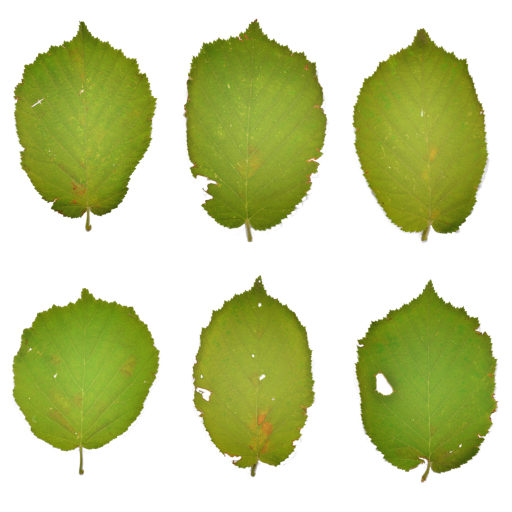
#> input picture assets_src/leaf_color.png, 1024 x 1024 px (shown at 1/2 size)
$ python gen_textures.py
#> lines starting #> are read from the running program, lines starting #| are printed output that depends on the picture
# Oyun için özel dokuları üretir: yaprak kümesi, çam dalı, buğday, kilim, su normali, duman.
# Kullanım: python3 gen_textures.py  (çıktı: ../www/tex)
import math, random, os
from PIL import Image, ImageDraw, ImageFilter, ImageEnhance, ImageChops

OUT = os.path.join(os.path.dirname(__file__), '..', 'www', 'tex')
os.makedirs(OUT, exist_ok=True)
random.seed(7)

# ---------- Yaprak kümesi ----------
col = Image.open('leaf_color.png').convert('RGB')
opa = Image.open('leaf_opacity.png').convert('L')
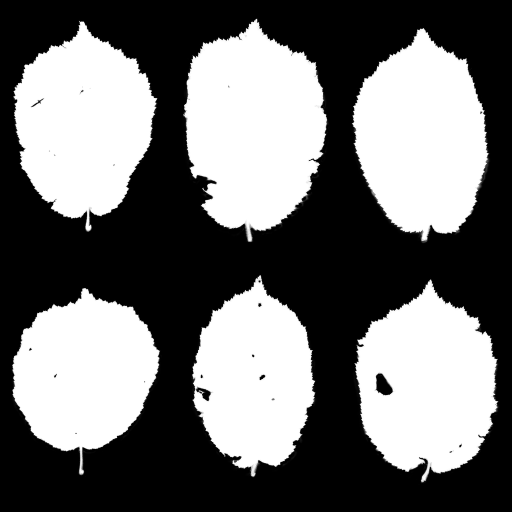
#> input picture assets_src/leaf_opacity.png, 1024 x 1024 px (shown at 1/2 size)
#> opa is the input picture: PIL image 1024x1024 L; min 0, max 255, mean 112.3
leaf = col.copy(); leaf.putalpha(opa)
leaves = []
for cx in (280, 510, 750):
    for cy in (330, 690):
        box = (cx - 120, cy - 160, cx + 120, cy + 160)
        l = leaf.crop(box)
        bb = l.getchannel('A').point(lambda v: 255 if v > 20 else 0).getbbox()
        if bb: leaves.append(l.crop(bb))
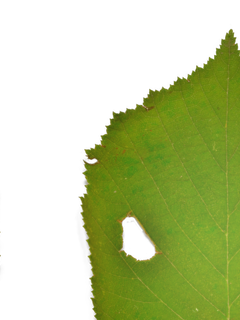
#> l: PIL image 240x320 RGBA; mean R, G, B, A 53.1, 65.8, 16.1, 113.6; transparent parts drawn white
#> after the loop, leaves = 6 items

def tint(im, rgb, bright):
    r, g, b, a = im.split()
    gray = Image.merge('RGB', (r, g, b)).convert('L')
    gray = ImageEnhance.Contrast(gray).enhance(1.3)
    out = Image.merge('RGB', [gray.point(lambda v, c=c: min(255, int(v * c * bright))) for c in rgb])
    out.putalpha(a)
    return out

def bleed(img):
    # şeffaf alanların RGB'sini komşu renklerle doldur (mipmap kenar kararmasını önler)
    a = img.getchannel('A')
    rgb = img.convert('RGB')
    for _ in range(6):
        blur = rgb.filter(ImageFilter.BoxBlur(4))
        mask = a.point(lambda v: 255 if v > 8 else 0)
        rgb = Image.composite(rgb, blur, mask)
        a = a.filter(ImageFilter.MaxFilter(9))
    out = rgb.copy(); out.putalpha(img.getchannel('A'))
    return out

def clump(palette, path, size=512, n=1500, twig='#4a3523'):
    img = Image.new('RGBA', (size, size), (70, 100, 45, 0))
    d = ImageDraw.Draw(img)
    c = size / 2
    # dallar
    for k in range(7):
        a = random.uniform(0, math.tau)
        d.line([(c, c + 40), (c + math.cos(a) * 170, c + math.sin(a) * 150)], fill=twig, width=random.randint(3, 6))
    for k in range(n):
        t = k / n  # sonradan konanlar dışta ve aydınlık
        while True:
            x, y = random.uniform(-1, 1), random.uniform(-1, 1)
            if x * x + y * y < 1: break
        rr = 0.55 + 0.45 * t
        px, py = c + x * 215 * rr, c + y * 215 * rr
        base = random.choice(leaves)
        s = random.uniform(0.075, 0.12)
        lf = base.resize((max(4, int(base.width * s)), max(4, int(base.height * s))), Image.LANCZOS)
        lf = lf.rotate(random.uniform(0, 360), expand=True, resample=Image.BICUBIC)
        shade = 0.45 + 0.55 * t
        shade *= 1.0 - 0.25 * max(0, (py - c) / c)  # alt taraf gölgede
        rgb = random.choice(palette)
        lf = tint(lf, rgb, shade * random.uniform(0.85, 1.12))
        img.alpha_composite(lf, (int(px - lf.width / 2), int(py - lf.height / 2)))
    img = bleed(img)
    img.save(os.path.join(OUT, path), optimize=True)

clump([(0.42, 0.62, 0.26), (0.36, 0.56, 0.22), (0.48, 0.66, 0.3), (0.33, 0.5, 0.2)], 'foliage_green.png')
#> the loop in clump, `for k in range(n):` made 1500 passes
#> (s, rgb) on passes 1 to 3: (0.0806, (0.42, 0.62, 0.26)), (0.1, (0.33, 0.5, 0.2)), (0.0831, (0.36, 0.56, 0.22))
#> pass 1, in clump, `base = random.choice(leaves)`:
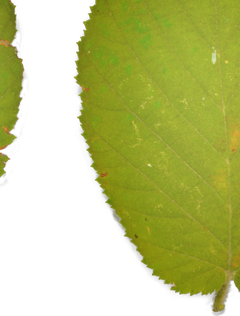
#> base: PIL image 240x316 RGBA; mean R, G, B, A 85.8, 92.2, 25, 145.8; transparent parts drawn white
clump([(0.95, 0.55, 0.16), (0.85, 0.36, 0.12), (0.98, 0.72, 0.25), (0.7, 0.3, 0.1)], 'foliage_autumn.png')
#> the loop in clump (call 2), `for k in range(7):` made 7 passes
#> a on passes 1 to 7: 5.96, 5.25, 2.16, 5.49, 0.552, 6.22, 6.22
#> the loop in clump (call 2), `for k in range(n):` made 1500 passes
#> (s, rgb) on passes 1 to 3: (0.101, (0.7, 0.3, 0.1)), (0.0812, (0.7, 0.3, 0.1)), (0.0937, (0.85, 0.36, 0.12))
#> pass 1, in clump (call 2), `base = random.choice(leaves)`:
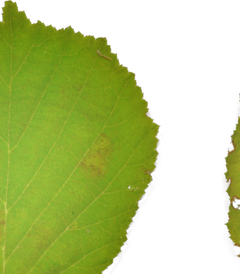
#> base: PIL image 240x274 RGBA; mean R, G, B, A 72, 87.3, 21.5, 135.8; transparent parts drawn white
#> after the loop in bleed (call 2), `for _ in range(6):`:
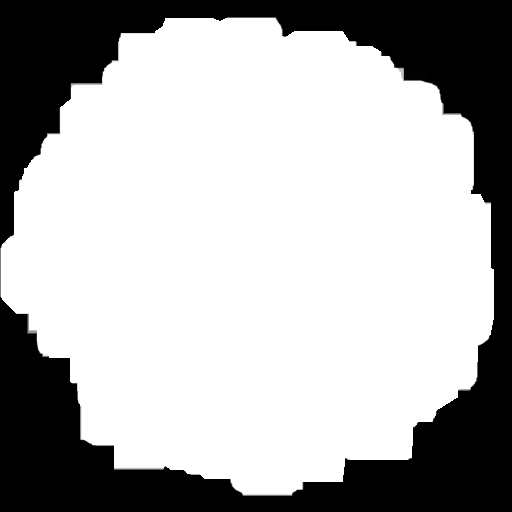
#> a: PIL image 512x512 L; min 0, max 255, mean 176.4
clump([(0.62, 0.78, 0.32), (0.55, 0.74, 0.3), (0.7, 0.82, 0.38)], 'foliage_spring.png')
#> call 3 of clump, with path = 'foliage_spring.png', size = 512, n = 1500, twig = '#4a3523'
#> the loop in clump (call 3), `for k in range(7):` made 7 passes
#> a on passes 1 to 7: 3.83, 3.25, 1.7, 1.49, 6, 6.22, 3.95
#> the loop in clump (call 3), `for k in range(n):` made 1500 passes
#> (s, rgb) on passes 1 to 3: (0.0908, (0.7, 0.82, 0.38)), (0.0918, (0.7, 0.82, 0.38)), (0.1, (0.7, 0.82, 0.38))
#> after the loop in clump (call 3), `for k in range(n):`:
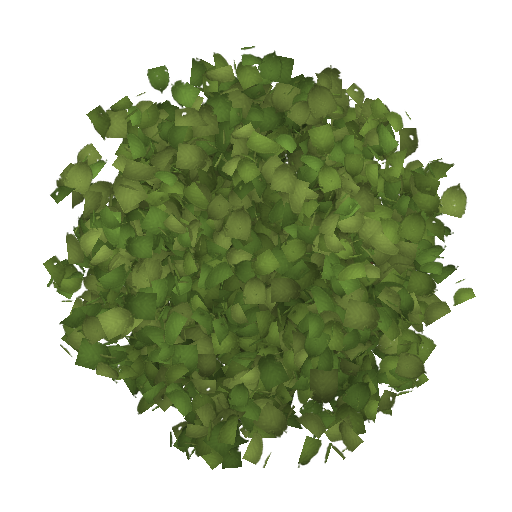
#> img: PIL image 512x512 RGBA; mean R, G, B, A 75.7, 101.2, 44.4, 118.2; transparent parts drawn white
#> the loop in bleed (call 3), `for _ in range(6):` made 6 passes
#> pass 1, in bleed (call 3), `a = a.filter(ImageFilter.MaxFilter(9))`:
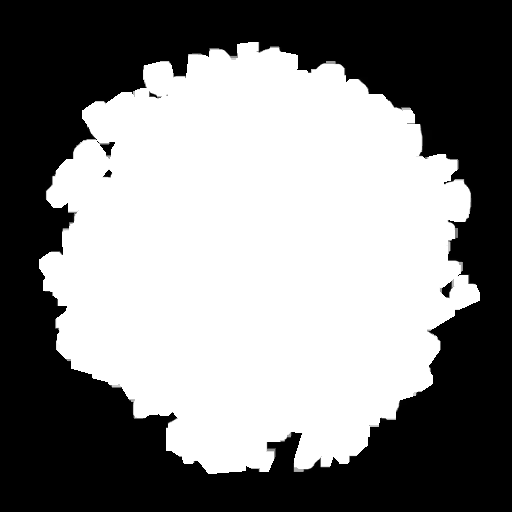
#> a: PIL image 512x512 L; min 0, max 255, mean 132.3
print('foliage ok')

# ---------- Çam dalı kartı ----------
def pine(path, snow=False):
    W, H = 512, 512
    img = Image.new('RGBA', (W, H), (0, 0, 0, 0))
    d = ImageDraw.Draw(img)
    for layer in range(3):
        for br in range(9):
            ang = -math.pi / 2 + (br - 4) * 0.33 + random.uniform(-0.08, 0.08)
            L = random.uniform(150, 230) * (1 - layer * 0.15)
            x0, y0 = W / 2, H * 0.92
            x1, y1 = x0 + math.cos(ang) * L, y0 + math.sin(ang) * L
            d.line([(x0, y0), (x1, y1)], fill=(70, 50, 30, 255), width=3)
            steps = int(L / 3)
            for s in range(steps):
                t = s / steps
                bx, by = x0 + (x1 - x0) * t, y0 + (y1 - y0) * t
                for side in (-1, 1):
                    na = ang + side * random.uniform(0.6, 1.1)
                    nl = random.uniform(12, 24) * (1 - t * 0.4)
                    g = random.randint(85, 135) + layer * 14
                    colr = (int(g * 0.35), g, int(g * 0.45), 255)
                    if snow and random.random() < 0.35 and side == -1:
                        colr = (235, 240, 245, 255)
                    d.line([(bx, by), (bx + math.cos(na) * nl, by + math.sin(na) * nl)], fill=colr, width=2)
    img = bleed(img.filter(ImageFilter.SMOOTH))
    img.save(os.path.join(OUT, path), optimize=True)

def pine_branch(path, snow=False):
    W, H = 512, 256
    img = Image.new('RGBA', (W, H), (50, 80, 45, 0))
    d = ImageDraw.Draw(img)
    cy = H / 2
    # hacim için koyu yeşil gölge kütlesi
    for k in range(60):
        t = random.random()
        bx = 20 + t * (W - 60); rr = (1 - t * 0.6) * random.uniform(30, 70)
        g0 = random.randint(45, 70)
        d.ellipse([bx - rr, cy - rr * 0.9, bx + rr, cy + rr * 0.9], fill=(int(g0 * 0.4), g0, int(g0 * 0.45), 255))
    # ana dal soldan (gövde) sağa uzanır, uca doğru incelir
    for sub in range(7):
        x0 = 20 + sub * 62
        ang = random.choice((-1, 1)) * random.uniform(0.35, 0.7)
        L = random.uniform(60, 110) * (1 - sub * 0.08)
        x1, y1 = x0 + math.cos(ang) * L, cy + math.sin(ang) * L
        d.line([(x0, cy), (x1, y1)], fill=(80, 58, 36, 255), width=2)
        for t in [i / 14 for i in range(14)]:
            bx, by = x0 + (x1 - x0) * t, cy + (y1 - cy) * t
            for side in (-1, 1):
                na = ang + side * random.uniform(0.7, 1.2)
                nl = random.uniform(12, 22)
                g = random.randint(80, 135)
                col = (int(g * 0.38), g, int(g * 0.42), 255)
                if snow and side == -1 and random.random() < 0.45: col = (236, 240, 246, 255)
                d.line([(bx, by), (bx + math.cos(na) * nl, by + math.sin(na) * nl)], fill=col, width=3)
    d.line([(0, cy), (W - 20, cy)], fill=(85, 60, 38, 255), width=4)
    for t in [i / 160 for i in range(160)]:
        bx = t * (W - 20)
        taper = 1 - t * 0.55
        for side in (-1, 1):
            na = side * random.uniform(0.45, 1.05)
            nl = random.uniform(18, 34) * taper
            g = random.randint(85, 140)
            col = (int(g * 0.38), g, int(g * 0.42), 255)
            if snow and side == -1 and random.random() < 0.5: col = (236, 240, 246, 255)
            d.line([(bx, cy), (bx + math.cos(na) * nl, cy + math.sin(na) * nl * 1.5)], fill=col, width=3)
    img = bleed(img.filter(ImageFilter.SMOOTH))
    img.save(os.path.join(OUT, path), optimize=True)

pine_branch('pine_card.png')
#> the loop in pine_branch, `for k in range(60):` made 60 passes
#> (t, bx, rr, g0) on passes 1 to 12: (0.286, 149.4, 40.94, 54), (0.768, 367, 29.06, 70), (0.19, 105.8, 56.46, 56), (0.0673, 50.4, 43.16, 45), (0.736, 352.7, 35.99, 66), (0.569, 277, 40.55, 63), (0.819, 390.3, 31.88, 56), (0.595, 288.7, 42.64, 57), (0.283, 147.7, 50.83, 65), (0.934, 442.4, 30.29, 52), (0.0547, 44.72, 44.92, 53), (0.701, 336.7, 21.6, 61)
#> the loop in pine_branch, `for sub in range(7):` made 7 passes
#> (ang, L, x1, y1) on passes 1 to 7: (-0.513, 104.5, 111, 76.69), (-0.463, 66.65, 141.6, 98.21), (0.52, 91.46, 223.4, 173.4), (0.466, 47.23, 248.2, 149.2), (-0.68, 41.82, 300.5, 101.7), (-0.569, 56.91, 377.9, 97.32), (-0.619, 42.48, 426.6, 103.3)
pine_branch('pine_card_snow.png', snow=True)
#> the loop in pine_branch (call 2), `for k in range(60):` made 60 passes
#> (t, bx, rr, g0) on passes 1 to 12: (0.36, 182.8, 47.82, 66), (0.369, 186.7, 38.03, 54), (0.276, 144.8, 58.37, 64), (0.0156, 27.07, 53.03, 69), (0.716, 343.5, 29, 45), (0.255, 135.4, 39.81, 60), (0.355, 180.6, 24.78, 61), (0.874, 415.2, 23.71, 61), (0.913, 432.5, 16, 65), (0.357, 181.6, 30.05, 54), (0.639, 308.9, 27.05, 66), (0.881, 418.2, 32.69, 49)
#> (t, bx) on pass 15: (0.972, 459.4)
print('pine ok')

# ---------- Buğday ----------
def wheat(path, ripe):
    W, H = 256, 256
    img = Image.new('RGBA', (W, H), (0, 0, 0, 0))
    d = ImageDraw.Draw(img)
    for k in range(70):
        x = random.uniform(8, W - 8)
        top = random.uniform(20, 70)
        lean = random.uniform(-14, 14)
        if ripe:
            stem = (random.randint(190, 220), random.randint(160, 185), random.randint(80, 100), 255)
            head = (random.randint(205, 235), random.randint(165, 195), random.randint(70, 95), 255)
        else:
            stem = (random.randint(70, 100), random.randint(120, 150), random.randint(40, 60), 255)
            head = (random.randint(110, 140), random.randint(150, 175), random.randint(60, 80), 255)
        d.line([(x, H), (x + lean, top)], fill=stem, width=2)
        for s in range(7):
            yy = top + s * 5
            xx = x + lean * (1 - (yy - top) / (H - top))
            d.ellipse([xx - 3, yy - 3, xx + 3, yy + 4], fill=head)
        d.line([(x + lean, top), (x + lean + random.uniform(-3, 3), top - 14)], fill=head, width=1)
    img = bleed(img)
    img.save(os.path.join(OUT, path), optimize=True)

wheat('wheat_ripe.png', True)
wheat('wheat_green.png', False)
print('wheat ok')

# ---------- Kilim ----------
def kilim(path):
    W, H = 256, 384
    red, navy, ochre, cream, black, green = (150, 28, 30), (32, 45, 85), (212, 160, 60), (232, 220, 190), (30, 22, 20), (60, 100, 70)
    img = Image.new('RGB', (W, H), red)
    d = ImageDraw.Draw(img)
    d.rectangle([0, 0, W - 1, H - 1], outline=navy, width=22)
    d.rectangle([22, 22, W - 23, H - 23], outline=cream, width=6)
    # kenar motifleri
    for y in range(30, H - 30, 22):
        for x in (6, W - 16):
            d.polygon([(x + 5, y), (x + 10, y + 6), (x + 5, y + 12), (x, y + 6)], fill=ochre)
    for x in range(30, W - 30, 22):
        for y in (6, H - 16):
            d.polygon([(x + 5, y), (x + 10, y + 6), (x + 5, y + 12), (x, y + 6)], fill=ochre)
    # göl motifleri
    for cy in (100, 192, 284):
        cx = W // 2
        for r, c in ((70, navy), (56, ochre), (42, red), (28, cream), (14, black)):
            d.polygon([(cx, cy - r * 0.7), (cx + r, cy), (cx, cy + r * 0.7), (cx - r, cy)], fill=c)
        for sx in (-1, 1):  # çengeller
            for k in range(3):
                hx = cx + sx * (24 + k * 14); hy = cy - 30 + k * 10
                d.line([(hx, hy), (hx + sx * 8, hy - 6), (hx + sx * 14, hy)], fill=cream, width=3)
        for sx in (-1, 1):
            d.polygon([(cx + sx * 95, cy - 16), (cx + sx * 104, cy), (cx + sx * 95, cy + 16), (cx + sx * 86, cy)], fill=green)
    # dokuma dokusu
    px = img.load()
    for y in range(H):
        for x in range(W):
            n = random.randint(-14, 14) + (6 if (x + y) % 4 < 2 else -6)
            p = px[x, y]
            px[x, y] = tuple(max(0, min(255, v + n)) for v in p)
    img.save(os.path.join(OUT, path), quality=88)

kilim('kilim.jpg')
print('kilim ok')

# ---------- Su normali (döşenebilir) ----------
def water(path, S=256):
    waves = []
    for k in range(18):
        kx, ky = random.randint(-6, 6), random.randint(-6, 6)
        if kx == 0 and ky == 0: kx = 1
        amp = 1.0 / math.hypot(kx, ky) ** 1.1
        waves.append((kx, ky, amp, random.uniform(0, math.tau)))
    img = Image.new('RGB', (S, S))
    px = img.load()
    for y in range(S):
        for x in range(S):
            dx = dy = 0.0
            for kx, ky, a, ph in waves:
                arg = 2 * math.pi * (kx * x + ky * y) / S + ph
                c = math.cos(arg) * a * 2 * math.pi / S
                dx += c * kx; dy += c * ky
            nx, ny, nz = -dx * 6, -dy * 6, 1.0
            l = math.sqrt(nx * nx + ny * ny + nz * nz)
            px[x, y] = (int((nx / l * 0.5 + 0.5) * 255), int((ny / l * 0.5 + 0.5) * 255), int((nz / l * 0.5 + 0.5) * 255))
    img.save(os.path.join(OUT, path), quality=90)

water('water_nor.jpg')
print('water ok')

# ---------- Duman ----------
S = 64
img = Image.new('RGBA', (S, S), (0, 0, 0, 0))
px = img.load()
for y in range(S):
    for x in range(S):
        r = math.hypot(x - S / 2 + 0.5, y - S / 2 + 0.5) / (S / 2)
        a = max(0.0, 1 - r) ** 1.8
        px[x, y] = (235, 235, 235, int(a * 255))
img.save(os.path.join(OUT, 'smoke.png'))

# ---------- Ot tutamı ----------
W, H = 256, 128
img = Image.new('RGBA', (W, H), (0, 0, 0, 0))
d = ImageDraw.Draw(img)
for k in range(130):
    x = random.uniform(4, W - 4); h = random.uniform(40, 120); lean = random.uniform(-18, 18)
    g = random.randint(110, 170)
    d.line([(x, H), (x + lean * 0.5, H - h * 0.5), (x + lean, H - h)], fill=(int(g * 0.78), int(g * 0.92), int(g * 0.45), 255), width=3)
img = bleed(img)
img.save(os.path.join(OUT, 'grass_card.png'), optimize=True)
print('done')
